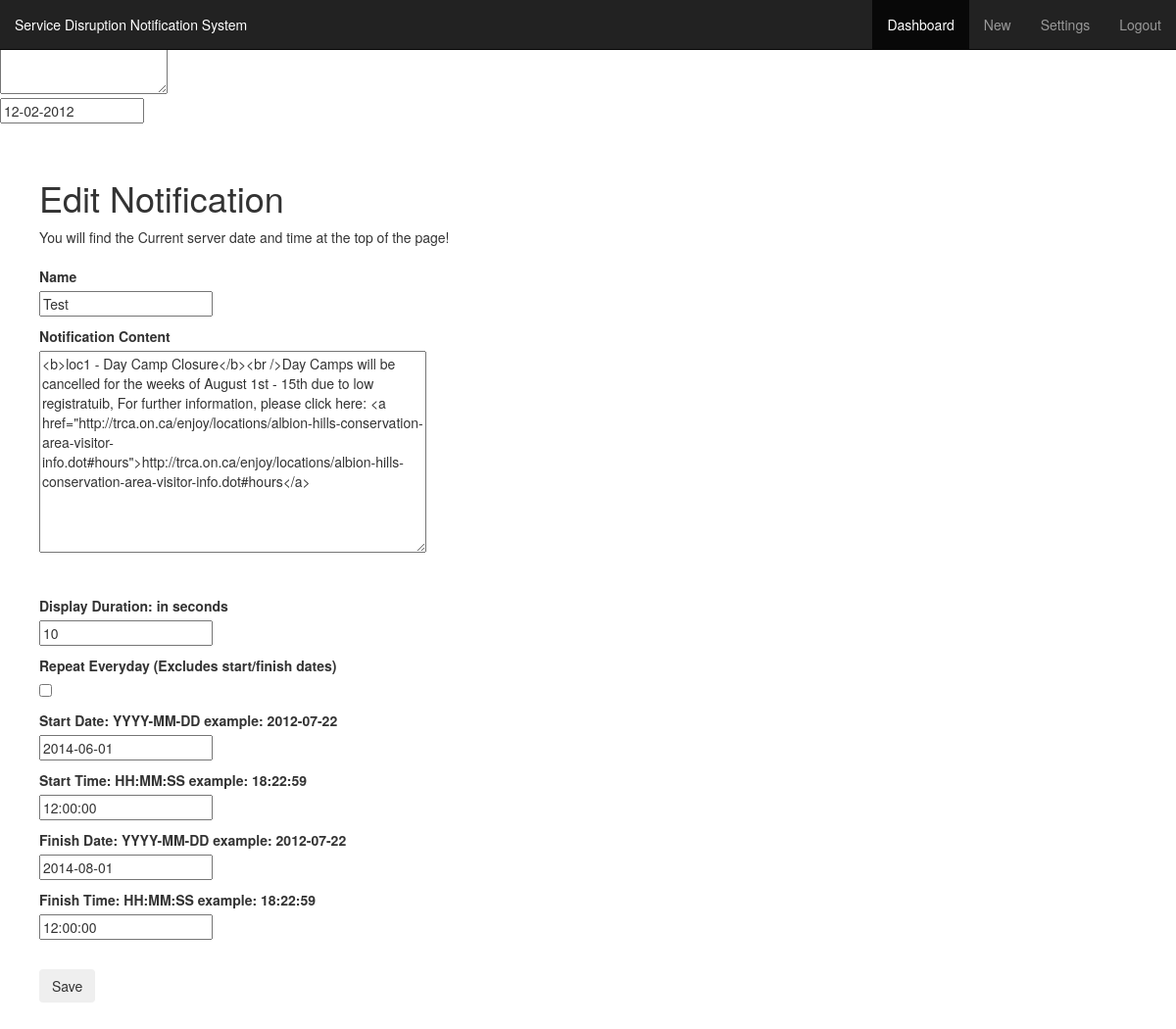
Page /admin/index.php?edit=7 (signed in) on the committed database.
### tables this page shows
CREATE TABLE `cssfiles` (
  `id` int(30) NOT NULL AUTO_INCREMENT,
  `name` varchar(50) NOT NULL,
  `css_files` longtext NOT NULL,
  `start_date` date DEFAULT NULL,
  `start_time` time DEFAULT NULL,
  `finish_date` date DEFAULT NULL,
  `finish_time` time DEFAULT NULL,
  `up_time` int(20) NOT NULL,
  `loc1` int(11) DEFAULT NULL,
  `loc2` int(11) DEFAULT NULL,
  `loc3` int(11) DEFAULT NULL,
  PRIMARY KEY (`id`)
);

### admin/index.php (the view, shortened to what this page needs)
<!DOCTYPE html>
<html lang="en">
  <head>
    <link href="css/bootstrap.min.css" rel="stylesheet">
    <link href="css/dashboard.css" rel="stylesheet">
    <link href="css/datepicker.css" rel="stylesheet">
  </head>
  <body>
    <div class="navbar navbar-inverse navbar-fixed-top" role="navigation">
      <div class="container-fluid">
        <div class="navbar-header">
          <a class="navbar-brand" href="#">Service Disruption Notification System</a>
        </div>
        <div class="navbar-collapse collapse">
          <ul class="nav navbar-nav navbar-right">
			<li class="active"><a href="index.php">Dashboard</a></li>
         	<li><a href="index.php?add=true">New</a></li>
         	<li><a href="index.php?changelog=true">Settings</a></li>
            <li><a href="logoff.php">Logout</a></li>
          </ul>
        </div>
      </div>
    </div>
    <div class="container-fluid">
      <div class="row">
<form method="post">
    <textarea id="elm1"></textarea>
</form>
<div class="input-append date" id="dp1" data-date="12-02-2012" data-date-format="dd-mm-yyyy">
  <input class="span2" size="16" type="text" value="12-02-2012">
  <span class="add-on"><i class="icon-th"></i></span>
</div>
        <div class="col-sm-12 main">
          <div class="table-responsive">
        <?php
			if(isset($_GET['changelog']))
			{
				echo ' <h1> Change Login Details </h1>';
				echo '<form method="post" action="changeinfo.php" >';
				echo '<label> Old Username </label> <br /> <input class="input round5" type="text" name="olduname"/> <br /> ';
				echo ' <label> New Username </label> <br /> <input class="input round5" type="text" name="newuname"/> <br /> ';
				echo ' <label> Old Password  </label> <br /> <input class="input round5" type="text" name="oldupass"/> <br /> ';
				echo ' <label> New Password  </label> <br /> <input class="input round5" type="text" name="newupass"/> <br /> ';
				echo '<input type="hidden" name="chng" value="true">';
				echo '<input id="submitb" style="margin-top:10px" class="btn" type="submit" value="Save" />';
				echo '</form>';
				echo '</br>';echo '</br>';echo '</br>';
			}
			else if(isset($_GET['edit']))
			{
				echo ' <h1> Edit Notification </h1>';
				echo '<div class="box box-info"> You will find the Current server date and time at the top of the page! </div>';
				$ide = $_GET['edit'];
				$query = mysql_query("SELECT * from cssfiles where id=$ide");
				$res = mysql_fetch_array($query);
				echo '<form action="editcss.php" method="post">';
					echo '<br />';
					echo '<p> <label> Name </label><br /> <input type="text" class="input round5" name="cssname" value=' . $res['name'] . ' /> <br /> </p>';
					echo '<p> <label> Notification Content </label><br /> <form method="post"><textarea class="input round5 width400" type="text" name="cssfiles" cols="50" rows="10">'. $res['css_files'] . '</textarea></form> <br /> </p>';
					echo '<p> <label> Display Duration: in seconds </label> <br /> <input class="input round5" type="text" name="cssuptime" value=' . $res['up_time'] . ' /> <br /> </p>';
					if($res['start_date'] == '0000-00-00' && $res['finish_date'] == '0000-00-00' )
					echo '<p> <label> Repeat Everyday (Excludes start/finish dates) </label> <br/> <input id="chk" type="checkbox"  onchange="dis();" checked="checked" name="cssevery" value="everyday " /> <br /> </p>';
					else
					echo '<p> <label> Repeat Everyday (Excludes start/finish dates) </label> <br/><input id="chk" type="checkbox"  onchange="dis();"  name="cssevery" value="everyday " />';
					if($res['start_date'] == '0000-00-00' && $res['finish_date'] == '0000-00-00' )
					echo '<p> <label> Start Date: YYYY-MM-DD  example: 2012-07-22</label><br /> <input id="std" class="input round5" type="text" name="cssstdate"/> <br /> </p>';
					else
					echo '<p> <label> Start Date: YYYY-MM-DD  example: 2012-07-22</label> <br /> <input id="std" class="input round5" type="text" name="cssstdate" value=' . $res['start_date'] . '></input> <br /> </p>';
					echo '<p> <label> Start Time: HH:MM:SS  example: 18:22:59 </label><br /> <input  type="text" class="input round5" name="csssttime" value=' . $res['start_time'] . '></input> <br /> </p>';
					if($res['start_date'] == '0000-00-00' && $res['finish_date'] == '0000-00-00' )
					echo '<p> <label> Finish Date: YYYY-MM-DD  example: 2012-07-22</label><br /> <input id="fnd" class="input round5" type="text" name="cssfndate"/> <br /> </p>';
					else
					echo '<p> <label> Finish Date: YYYY-MM-DD  example: 2012-07-22</label><br />  <input class="input round5" id="fnd" type="text" name="cssfndate" value=' . $res['finish_date'] . '></input> <br /> </p>';
					echo '<p> <label> Finish Time: HH:MM:SS  example: 18:22:59 </label><br /> <input class="input round5"  type="text" name="cssfntime" value=' . $res['finish_time'] . '></input> <br /> </p>';
					echo '<br />';
					echo ' <input type="submit" class="btn" name="addsubmit" id="subm" value="Save"/>';
				echo '<br />';
				echo '</form>';
			}
			?>
          </div>
        </div>
      </div>
    </div>
  </body>
</html>

### admin/css/dashboard.css (style rules this page uses)
body { padding-top: 50px; }
.main { padding: 20px; }
@media (min-width: 768px) { .main { padding-right: 40px; padding-left: 40px; } }

### admin/css/datepicker.css (style rules this page uses)
.input-append.date .add-on i, .input-prepend.date .add-on i { display: block; cursor: pointer; width: 16px; height: 16px; }

### rows in the picture
cssfiles: cssname "Test", cssfiles "<b>loc1 - Day Camp Closure</b><br />Day Camps will be cancelled for the weeks of August 1st - 15th due to low registratuib, For further information, please click here: <a href=\"http://trca.on.ca/enjoy/locations/albion-hills-conservation-area-visitor-info.dot#hours\">http://trca.on.ca/enjoy/locations/albion-hills-conservation-area-visitor-info.dot#hours</a>", cssuptime "10", cssstdate "2014-06-01", csssttime "12:00:00", cssfndate "2014-08-01", cssfntime "12:00:00"
